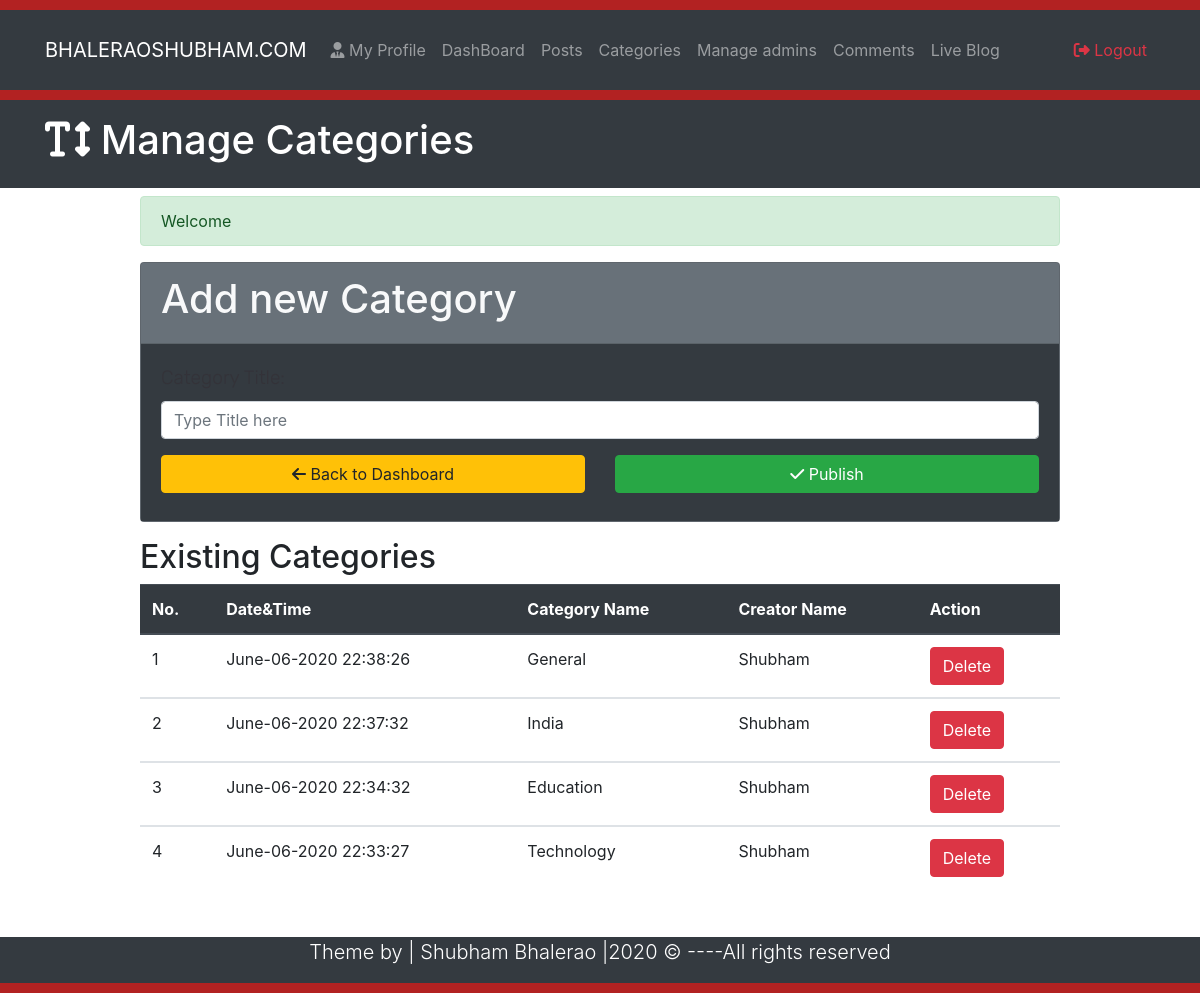
Screenshot of /Categories.php (signed in) with the database file from the repository.
### tables this page shows
CREATE TABLE `category` (
  `Id` int(10) NOT NULL,
  `title` varchar(50) NOT NULL,
  `author` varchar(50) NOT NULL,
  `datetime` varchar(50) NOT NULL
);

### Categories.php (the view, shortened to what this page needs)
  <?php require_once("Includes/Sessions.php"); ?>
<!DOCTYPE html>
<html lang="en" >
  <head>
    <link rel="stylesheet" href="https://stackpath.bootstrapcdn.com/bootstrap/4.5.0/css/bootstrap.min.css">
    <link rel="stylesheet" href="Css/design.css">
  </head>
  <body>
            <div style="height:10px; background:#B22222">
            </div>
  <nav class="navbar navbar-expand-lg navbar-dark bg-dark">
    <div class="container" >
      <a href="#" class="navbar-brand"> BHALERAOSHUBHAM.COM </a>
          <div class="collapse navbar-collapse" id="navbarcollapseCMS">
        <ul class="navbar-nav  mr-auto">
           <li class="nav-item">
               <a href="MyProfile.php" class="nav-link"> <i class="fas fa-user-tie"></i> My Profile</a>
           </li>
           <li class="nav-item">
               <a href="Dashboard.php" class="nav-link"> DashBoard</a>
           </li>
           <li class="nav-item">
               <a href="Posts.php" class="nav-link"> Posts </a>
           </li>
           <li class="nav-item">
               <a href="Categories.php" class="nav-link"> Categories </a>
           </li>
           <li class="nav-item">
               <a href="Admins.php" class="nav-link"> Manage admins </a>
           </li>
           <li class="nav-item">
               <a href="Comments.php" class="nav-link"> Comments </a>
           </li>
           <li class="nav-item">
               <a href="Blog.php?page=1" class="nav-link"> Live Blog </a>
           </li>
        </ul>
        <ul class="navbar-nav ml-auto">
            <li class="nav-item"><a href="Logout.php" class="nav-link text-danger"><i class="fas fa-sign-out-alt"></i> Logout</a></li>
        </ul>
          </div>
    </div>
  </nav>
  <div style="height:10px; background:#B22222">
  </div>
<header class="bg-dark text-white py-3">
  <div class="container">
    <div class="row">
      <div class="col-md-12">
        <h1><i class="fas fa-text-height"></i> Manage Categories</h1>
      </div>
    </div>
  </div>
</header>
<section class="container py-2 mb-4">
  <div class="row" >
    <div class="offset-lg-1 col-lg-10" style="min-height:400px;" >
      <?php
            echo SuccessMessage();
       ?>
     <form class="" action="Categories.php" method="post">
       <div class="card bg-secondary text-light mb-3">
         <div class="card-header">
           <h1>Add new Category</h1>
         </div>
         <div class="card-body bg-dark">
           <div class="form-group">
             <label for="title"> <span class="FieldInfo"> Category Title: </span></label>
             <input class="form-control" type="text" name="CategoryTitle" id="title" placeholder="Type Title here" value="">
          </div>
          <div class="row" >
           <div class="col-lg-6 mb-2">
            <a href="Dashboard.php" class="btn btn-warning btn-block"><i class="fas fa-arrow-left"></i> Back to Dashboard</a>
           </div>
           <div class="col-lg-6 mb-2">
            <button type="submit" name="Submit" class="btn btn-block btn-success">
               <i class="fas fa-check"></i> Publish
            </button>
           </div>
          </div>
         </div>
       </div>
     </form>
     <h2>Existing Categories</h2>
    <table class="table table-stripped table-hover">
      <thead class="thead-dark">
        <tr>
          <th>No.</th>
          <th>Date&Time</th>
          <th>Category Name</th>
          <th>Creator Name</th>
          <th>Action</th>
        </tr>
      </thead>
   <?php
    global $ConnectingDB;
    $sql = "SELECT * FROM category ORDER BY id desc";
    $Execute = $ConnectingDB->query($sql);
    $SrNo = 0;
    while ($DataRows=$Execute->fetch()) {
     $CategoryId         = $DataRows["Id"];
     $CategoryDate = $DataRows["datetime"];
     $CategoryName     = $DataRows["title"];
     $CreatorName    = $DataRows["author"];
     $SrNo++;
    ?>
    <tbody>
      <tr>
        <td><?php echo htmlentities($SrNo); ?></td>
        <td><?php echo htmlentities($CategoryDate); ?></td>
        <td><?php echo htmlentities($CategoryName); ?></td>
        <td><?php echo htmlentities($CreatorName); ?></td>
          <td> <a href="DeleteCategory.php?id=<?php echo $CategoryId; ?>" class="btn btn-danger"> Delete </a> </td>
      </tr>
    </tbody>
    <?php } ?>
    </table>
    </div>
  </div>
</section>
   <footer class="bg-dark text-white" >
     <div class="container">
         <div class="row">
           <div class="col">
           <p class="lead text-center">Theme by | Shubham Bhalerao |<span id="year"></span> &copy; ----All rights reserved</p>
         </div>
         </div>
     </div>
   </footer>
   <div style="height:10px; background:#B22222">
   </div>
  </body>
</html>

### Css/design.css (style rules this page uses)
.FieldInfo { color: #343339; font-family: RubikL; font-size: 1.2em; }
.navbar { min-height: 80px; }

### rows the page displays
category: datetime "June-06-2020 22:38:26", title "General", author "Shubham"
category: datetime "June-06-2020 22:37:32", title "India", author "Shubham"
category: datetime "June-06-2020 22:34:32", title "Education", author "Shubham"
category: datetime "June-06-2020 22:33:27", title "Technology", author "Shubham"

### other values shown
SuccessMessage() "Welcome"
